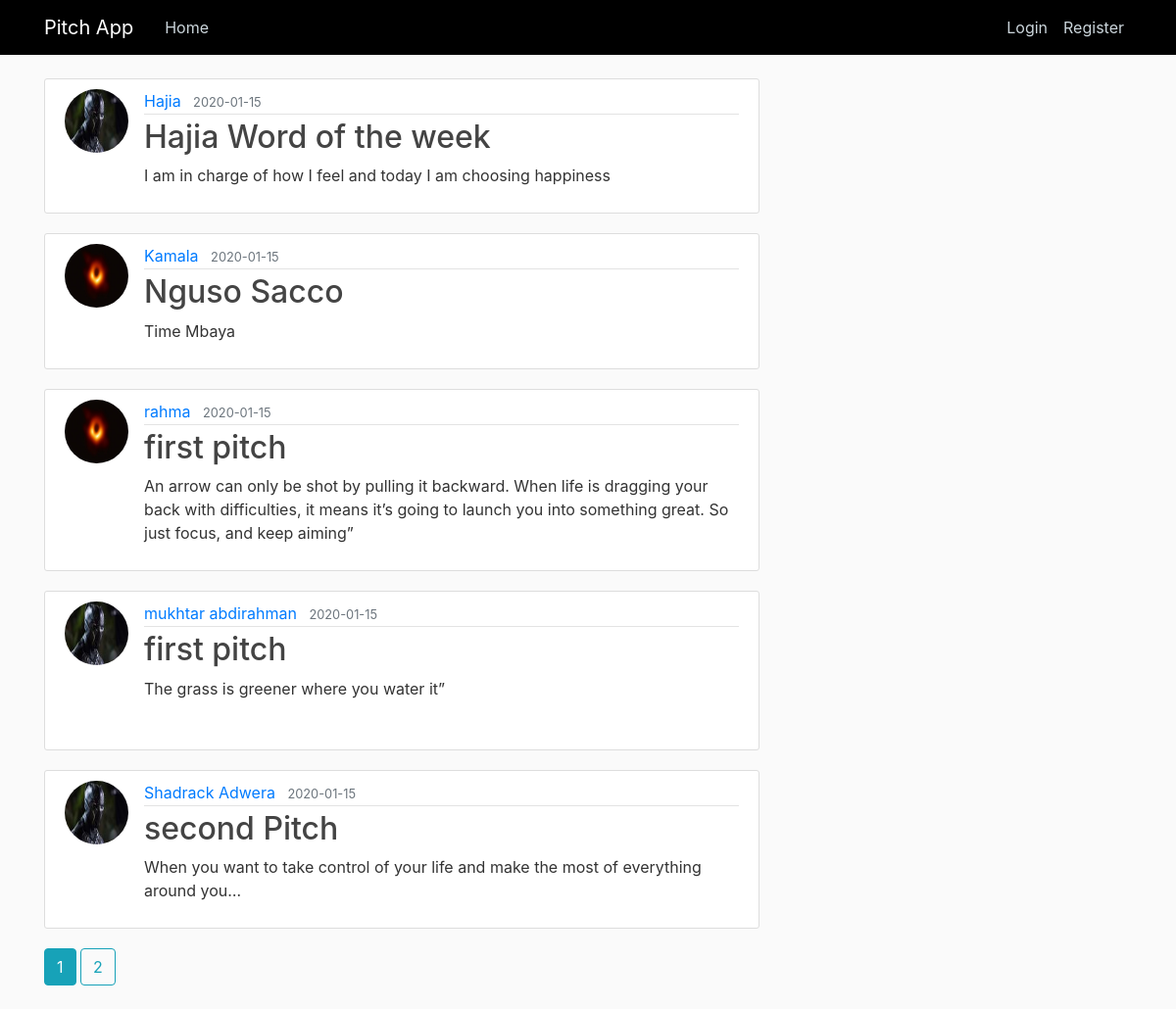
The page /home on the database its author committed.
### pitch/models.py (models this page shows, shortened)
class Post(db.Model):
    id = db.Column(db.Integer, primary_key=True)
    title = db.Column(db.String(100), nullable=False)
    date_posted = db.Column(db.DateTime, nullable=False, default=datetime.utcnow)
    content = db.Column(db.Text, nullable=False)
    user_id = db.Column(db.Integer, db.ForeignKey('user.id'), nullable=False)

class User(db.Model, UserMixin):
    id = db.Column(db.Integer, primary_key=True)
    username = db.Column(db.String(20), unique=True, nullable=False)
    email = db.Column(db.String(120), unique=True, nullable=False)
    image_file = db.Column(db.String(20), nullable=False, default='default.jpg')
    password = db.Column(db.String(60), nullable=False)
    posts = db.relationship('Post', backref='author', lazy=True)

### pitch/routes.py (the view)
@app.route("/")
@app.route("/home")
def home():
    page = request.args.get('page', 1, type=int)
    posts = Post.query.order_by(Post.date_posted.desc()).paginate(page=page, per_page=5)
    return render_template('home.html', posts=posts)

### pitch/templates/home.html
{% extends "layout.html" %} {% block content %} {% for post in posts.items %}
<article class="media content-section">
  <img
    class="rounded-circle article-img"
    src="{{ url_for('static', filename='dp/' + post.author.image_file) }}"
  />
  <div class="media-body">
    <div class="article-metadata">
      <a
        class="mr-2"
        href="{{ url_for('user_posts', username=post.author.username) }}"
        >{{ post.author.username }}</a
      >
      <small class="text-muted"
        >{{ post.date_posted.strftime('%Y-%m-%d') }}</small
      >
    </div>
    <h2>
      <a class="article-title" href="{{ url_for('post', post_id=post.id) }}"
        >{{ post.title }}</a
      >
    </h2>
    <p class="article-content">{{ post.content }}</p>
  </div>
</article>
{% endfor %} {% for page_num in posts.iter_pages(left_edge=1, right_edge=1,
left_current=1, right_current=2) %} {% if page_num %} {% if posts.page ==
page_num %}
<a class="btn btn-info mb-4" href="{{ url_for('home', page=page_num) }}"
  >{{ page_num }}</a
>
{% else %}
<a class="btn btn-outline-info mb-4" href="{{ url_for('home', page=page_num) }}"
  >{{ page_num }}</a
>
{% endif %} {% else %} ... {% endif %} {% endfor %} {% endblock content %}

### pitch/static/main.css (style rules this page uses)
body { background: #fafafa; color: #333333; margin-top: 5rem; }
h1, h2, h3, h4, h5, h6 { color: #444444; }
.content-section { background: #ffffff; padding: 10px 20px; border: 1px solid #dddddd; border-radius: 3px; margin-bottom: 20px; }
.article-title { color: #444444; }
.article-content { white-space: pre-line; }
.article-img { height: 65px; width: 65px; margin-right: 16px; }
.article-metadata { padding-bottom: 1px; margin-bottom: 4px; border-bottom: 1px solid #e3e3e3 }

### rows shown on the page
Post: image_file (picture), author.username "Hajia", date_posted "2020-01-15", title "Hajia Word of the week", content "I am in charge of how I feel and today I am choosing happiness"
Post: image_file (placeholder picture), author.username "Kamala", date_posted "2020-01-15", title "Nguso Sacco", content "Time Mbaya"
Post: image_file (placeholder picture), author.username "rahma", date_posted "2020-01-15", title "first pitch", content "An arrow can only be shot by pulling it backward. When life is dragging your back with difficulties, it means it’s going to launch you into something great. So just focus, and keep aiming”"
Post: image_file (picture), author.username "mukhtar abdirahman", date_posted "2020-01-15", title "first pitch", content "The grass is greener where you water it”"
Post: image_file (picture), author.username "Shadrack Adwera", date_posted "2020-01-15", title "second Pitch", content "When you want to take control of your life and make the most of everything around you…"

### other values the page prints
{{ page_num }} "1"
{{ page_num }} "2"
